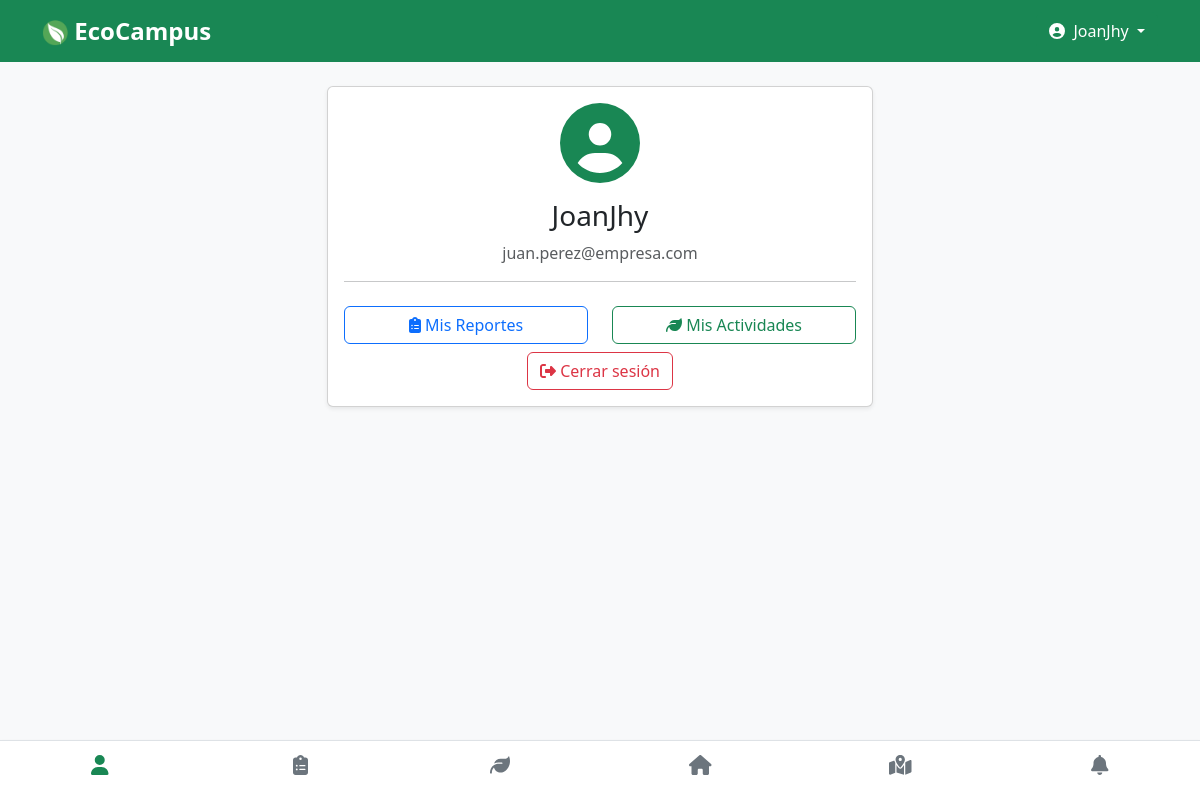
The page /perfil (signed in) on the database its author committed.
### backend/models.py (models this page shows)
class Usuario(db.Model):
    id = db.Column(db.Integer, primary_key=True)
    username = db.Column(db.String(50), nullable=False)
    correo = db.Column(db.String(120), unique=True, nullable=False)
    contrasena = db.Column(db.String(200), nullable=False)
    es_admin = db.Column(db.Boolean, default=False)

### backend/routes.py (the view)
    @app.route('/perfil')
    def perfil():
        if 'usuario_id' not in session:
            flash('Debes iniciar sesión para ver tu perfil.')
            return redirect(url_for('login'))
        usuario = Usuario.query.get(session['usuario_id'])
        if not usuario:
            flash('Usuario no encontrado.')
            return redirect(url_for('logout'))
        return render_template('perfil.html', usuario=usuario)

### frontend/templates/perfil.html (shortened to what this page needs)
{% extends 'layout.html' %}
{% block content %}
<div class="row justify-content-center">
  <div class="col-md-6">
    <div class="card shadow-sm">
      <div class="card-body text-center">
        <i class="fas fa-user-circle fa-5x text-success mb-3"></i>
        <h3>{{ usuario.username }}</h3>
        <p class="text-muted">{{ usuario.correo }}</p>
        <hr>
        <div class="row mt-4">
            <div class="col-md-6">
                <a href="{{ url_for('perfil_reportes') }}" class="btn btn-outline-primary w-100">
                <i class="fas fa-clipboard-list"></i> Mis Reportes
                </a>
            </div>
            <div class="col-md-6">
                <a href="{{ url_for('perfil_actividades') }}" class="btn btn-outline-success w-100">
                <i class="fas fa-leaf"></i> Mis Actividades
                </a>
            </div>
        </div>
        <a href="{{ url_for('logout') }}" class="btn btn-outline-danger mt-2">
          <i class="fas fa-sign-out-alt"></i> Cerrar sesión
        </a>
      </div>
    </div>
  </div>
</div>
{% endblock %}

### frontend/templates/layout.html (shortened to what this page needs)
<!DOCTYPE html>
<html lang="es">
    <head>
        <link rel="stylesheet" href="{{ url_for('static', filename='css/bootstrap.min.css') }}">
        <link rel="stylesheet" href="{{ url_for('static', filename='css/all.min.css') }}">
        <link rel="stylesheet" href="{{ url_for('static', filename='css/main.css') }}">
    </head>
    <body class="bg-light">
        <nav class="navbar navbar-expand-lg navbar-dark bg-success mb-4">
            <div class="container">
                <a class="navbar-brand" href="{{ url_for('menu') if session.get('usuario_id') else url_for('inicio') }}" style="align-items: center; justify-content: center; top: 50%;">
                <img src="{{ url_for('static', filename='img/favicon.ico')}}" alt="EcoCampus" style="height: 26px;">
                EcoCampus
                </a>
                {% if session.get('usuario_id') %}
                <div class="dropdown ms-auto">
                    <button class="btn btn-success dropdown-toggle" type="button" id="usuarioDropdown" data-bs-toggle="dropdown" aria-expanded="false">
                        <i class="fas fa-user-circle me-1"></i> {{ session['usuario_nombre'] }}
                    </button>
                </div>
                {% endif %}
            </div>
        </nav>
        <div class="container">
            {% block content %}{% endblock %}
        </div>
        {% if session.get('usuario_id') and request.path in [url_for('perfil'), url_for('reportes'), url_for('mapa'), url_for('perfil_reportes'), url_for('perfil_actividades'), url_for('actividades'), url_for('notificaciones')] %}
        <footer class="footer fixed-bottom bg-white border-top shadow-sm">
            <div class="container-fluid">
                <div class="row text-center">
                    <div class="col">
                        <a href="{{ url_for('perfil') }}" class="nav-icon {% if request.path in [url_for('perfil'), url_for('perfil_reportes'), url_for('perfil_actividades')] %}active{% endif %}">
                        <i class="fas fa-user fa-lg"></i>
                        </a>
                    </div>
                    <div class="col">
                        <a href="{{ url_for('reportes') }}" class="nav-icon {% if request.path == url_for('reportes') %}active{% endif %}">
                        <i class="fas fa-clipboard-list fa-lg"></i>
                        </a>
                    </div>
                    <div class="col">
                        <a href="{{ url_for('actividades') }}" class="nav-icon {% if request.path == url_for('actividades') %}active{% endif %}">
                        <i class="fas fa-leaf fa-lg"></i>
                        </a>
                    </div>
                    <div class="col">
                        <a href="{{ url_for('menu') }}" class="nav-icon">
                        <i class="fas fa-home fa-lg"></i>
                        </a>
                    </div>
                    <div class="col">
                        <a href="{{ url_for('mapa') }}" class="nav-icon {% if request.path == url_for('mapa') %}active{% endif %}">
                        <i class="fas fa-map-marked-alt fa-lg"></i>
                        </a>
                    </div>
                    <div class="col">
                        <a href="{{ url_for('notificaciones') }}" class="nav-icon {% if request.path == url_for('notificaciones') %}active{% endif %}">
                        <i class="fas fa-bell fa-lg"></i>
                        </a>
                    </div>
                </div>
            </div>
        </footer>
        {% endif %}
    </body>
</html>

### frontend/static/css/main.css (style rules this page uses)
body { font-family: 'Segoe UI', Tahoma, Geneva, Verdana, sans-serif; }
.navbar-brand { font-weight: bold; font-size: 1.5rem; }
.footer { height: 60px; z-index: 1030; }
.nav-icon { display: inline-block; color: #6c757d; padding: 12px 0; width: 100%; text-decoration: none; }
.nav-icon.active { color: #198754; font-weight: bold; }

### rows shown on the page
Usuario: usuario_nombre "JoanJhy", username "JoanJhy", correo "juan.perez@empresa.com"
